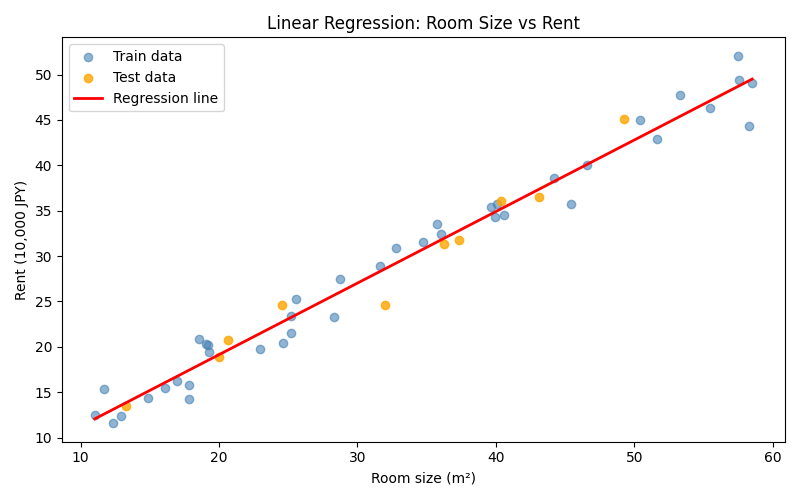

This figure's Python source:
# ==============================================================
# 01_linear_regression.py  ―  線形回帰の基本
# ==============================================================
# 【線形回帰とは？】
#   入力値（X）と出力値（y）の関係を直線（y = ax + b）で表し、
#   未知のデータに対して数値を予測する手法です。
#   例：「部屋の広さ」→「家賃」を予測する
# ==============================================================
# 実行方法: uv run 01_linear_regression.py
# ==============================================================

import numpy as np
import matplotlib
import matplotlib.pyplot as plt
from sklearn.linear_model import LinearRegression
from sklearn.model_selection import train_test_split
from sklearn.metrics import mean_squared_error, r2_score

# 日本語フォントが無い環境でも文字化けしないように英語ラベルを使用
matplotlib.rcParams['font.family'] = 'sans-serif'

# ----------------------------------------------------------------
# 1. データの準備
# ----------------------------------------------------------------
# ランダムシードを固定することで、実行するたびに同じ結果が得られる
np.random.seed(42)

# 説明変数 X：部屋の広さ（㎡）を 50 件分ランダムに生成
X = np.random.rand(50, 1) * 50 + 10   # 10〜60㎡

# 目的変数 y：家賃（万円）= 0.8 × 広さ + 3 + ノイズ
y = 0.8 * X.flatten() + 3 + np.random.randn(50) * 2

print("=== データの確認 ===")
print(f"サンプル数: {len(X)}")
print(f"Xの範囲: {X.min():.1f} ～ {X.max():.1f} ㎡")
print(f"yの範囲: {y.min():.1f} ～ {y.max():.1f} 万円")

# ----------------------------------------------------------------
# 2. データの分割（学習用 / テスト用）
# ----------------------------------------------------------------
# モデルの性能を正しく評価するため、データを 80% 学習・20% テストに分ける
# test_size=0.2  → テストデータの割合
# random_state=42 → シードを固定して再現性を確保
X_train, X_test, y_train, y_test = train_test_split(
    X, y, test_size=0.2, random_state=42
)

print(f"\n学習データ数: {len(X_train)}, テストデータ数: {len(X_test)}")

# ----------------------------------------------------------------
# 3. モデルの学習（フィッティング）
# ----------------------------------------------------------------
# LinearRegression クラスのインスタンスを作成
model = LinearRegression()

# fit() でモデルに学習させる
# 内部で y = ax + b の a（傾き）と b（切片）を自動的に求める
model.fit(X_train, y_train)

print("\n=== 学習結果 ===")
print(f"傾き (a): {model.coef_[0]:.4f}")       # 広さが 1㎡ 増えると家賃がいくら上がるか
print(f"切片 (b): {model.intercept_:.4f}")      # X=0 のときの予測値（理論上の基準値）

# ----------------------------------------------------------------
# 4. 予測と評価
# ----------------------------------------------------------------
# テストデータに対して予測を行う
y_pred = model.predict(X_test)

# 評価指標を計算する
# MSE（平均二乗誤差）: 予測値と正解値の差を二乗して平均したもの（小さいほど良い）
mse = mean_squared_error(y_test, y_pred)

# R^2スコア: 1.0 が完璧、0.0 はただの平均値と同じ精度（大きいほど良い）
r2 = r2_score(y_test, y_pred)

print("\n=== モデルの評価 ===")
print(f"MSE  (平均二乗誤差): {mse:.4f}")
print(f"R^2スコア          : {r2:.4f}  （1.0 に近いほど精度が高い）")

# ----------------------------------------------------------------
# 5. 結果の可視化
# ----------------------------------------------------------------
plt.figure(figsize=(8, 5))

# 学習データを散布図で表示
plt.scatter(X_train, y_train, color="steelblue", alpha=0.6, label="Train data")

# テストデータを別の色で表示
plt.scatter(X_test, y_test, color="orange", alpha=0.8, label="Test data")

# 学習したモデルの回帰直線を描画
x_line = np.linspace(X.min(), X.max(), 100).reshape(-1, 1)
y_line = model.predict(x_line)
plt.plot(x_line, y_line, color="red", linewidth=2, label="Regression line")

plt.xlabel("Room size (m²)")
plt.ylabel("Rent (10,000 JPY)")
plt.title("Linear Regression: Room Size vs Rent")
plt.legend()
plt.tight_layout()
plt.savefig("01_linear_regression.png", dpi=100)
plt.show()
print("\nグラフを 01_linear_regression.png に保存しました。")
